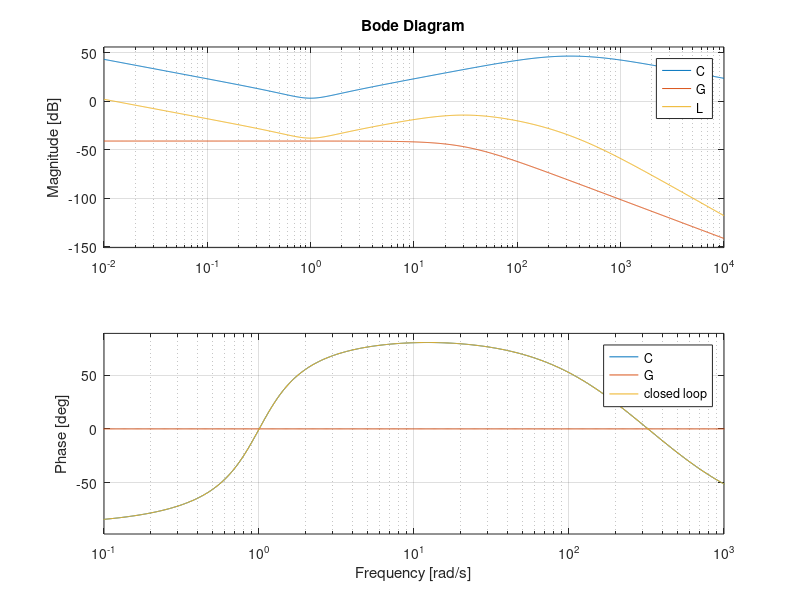
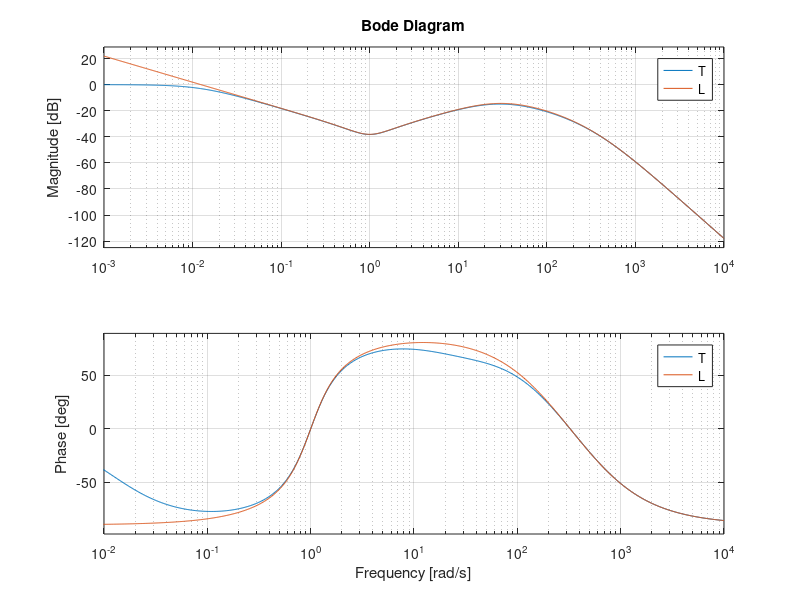
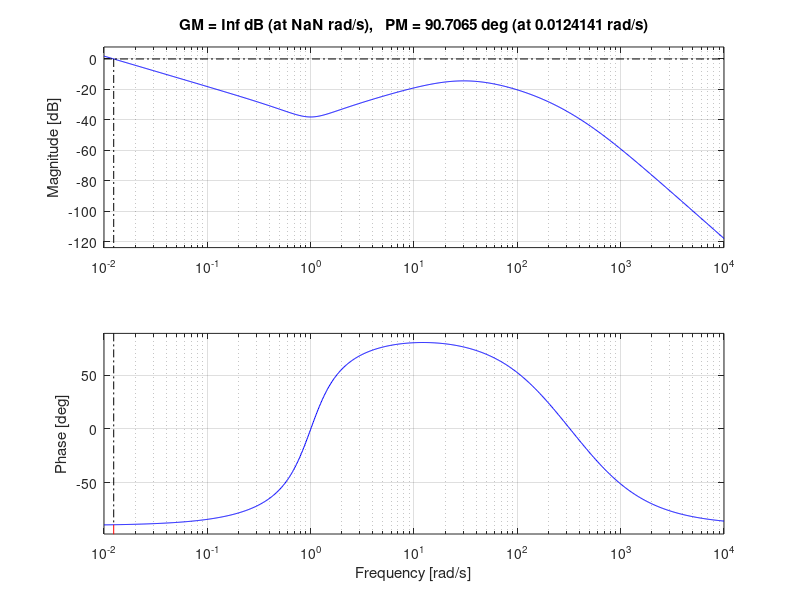

Reproduce these figures in MATLAB, in order.
%%
clc; close all; clear;

s = tf('s')

%%
G = -8.467 / (s^2 - 963.66)

Tn = 1 %Dort wo Integral aufhört
Tv = 1 % Dort wo Diff anfängt
kp = 1.413;

%ki = 0.1;
ki = kp/Tn

kd = 1.4159%0.0657;
%kd = Tv*kp


Tf  = 0.004869;  %1/(2*pi*35);
T3 = 0.00195;
Tt = 0.000474;
H = 1/(T3*s+1);%*exp(-Tt);


C_PID = (kp + kd * s + ki/s);
C_T2 = 1 / (T3*s+1) * 1 / (Tf*s+1);

C = C_PID * C_T2
L = C*G

T = L/(1+L)
S = 1/(1+L)

%%
close all;
figure(1)
bode(C, G, L)
xlim([1e-1 1e3])
grid on;
legend('C', 'G', 'closed loop')

figure(2)
bode(T,L)
xlim([1e-2 1e4])
grid on;
legend('T', 'L')

%%

figure(3)
margin(L)
grid on
